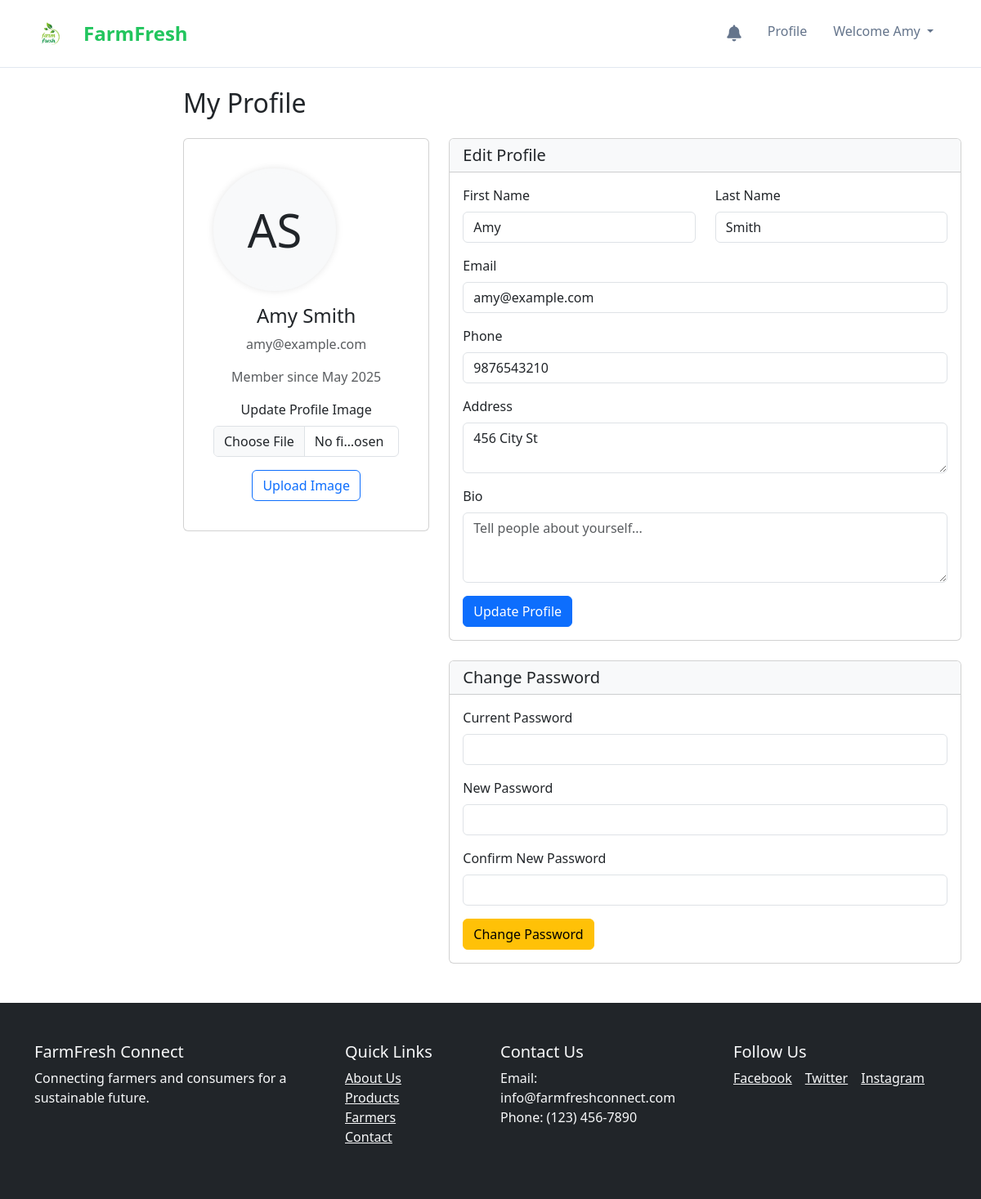
Screenshot of /consumer/profile.php (signed in) with the database file from the repository.
### tables this page shows
CREATE TABLE `users` (
  `user_id` int(11) NOT NULL,
  `username` varchar(100) DEFAULT NULL,
  `email` varchar(100) DEFAULT NULL,
  `password` varchar(100) DEFAULT NULL,
  `first_name` varchar(100) DEFAULT NULL,
  `last_name` varchar(100) DEFAULT NULL,
  `phone` varchar(20) DEFAULT NULL,
  `address` varchar(255) DEFAULT NULL,
  `city` varchar(100) DEFAULT NULL,
  `state` varchar(100) DEFAULT NULL,
  `zipcode` varchar(20) DEFAULT NULL,
  `role` enum('farmer','consumer','admin') NOT NULL,
  `created_at` datetime DEFAULT current_timestamp(),
  `updated_at` datetime DEFAULT current_timestamp() ON UPDATE current_timestamp(),
  `profile_image` varchar(255) DEFAULT NULL,
  `is_active` tinyint(1) DEFAULT 1,
  `bio` text DEFAULT NULL
);

### consumer/profile.php (the view, shortened to what this page needs)
<?php
include '../config/db.php';
$farmer_id = $_SESSION['user_id'];
$profile_query = "SELECT * FROM users WHERE user_id = $farmer_id";
$profile_result = mysqli_query($dbconn, $profile_query);
$profile = mysqli_fetch_assoc($profile_result);
?>
<!DOCTYPE html>
<html lang="en">
<head>
    <link href="https://cdn.jsdelivr.net/npm/bootstrap@5.3.3/dist/css/bootstrap.min.css" rel="stylesheet">
    <link rel="stylesheet" href="https://cdnjs.cloudflare.com/ajax/libs/font-awesome/6.0.0/css/all.min.css">
    <link rel="stylesheet" href="../assets/css/style.css">
</head>
<body>
    <?php include '../includes/navbar.php'; ?>
    <div class="container-fluid">
        <div class="row">
            <div class="col-md-10 ms-auto content-wrapper p-4">
                <h2 class="mb-4">My Profile</h2>
                <div class="row">
                    <div class="col-md-4 mb-4">
                        <div class="card profile-header text-center mb-4">
                            <div class="card-body">
                                <div class="mb-3">
                                    <?php if(!empty($profile['profile_image'])): ?>
                                        <img src="../uploads/profiles/<?php echo $profile['profile_image']; ?>" alt="Profile Image" class="profile-image">
                                    <?php else: ?>
                                        <div class="profile-image d-flex align-items-center justify-content-center bg-light">
                                            <span class="display-4"><?php echo strtoupper(substr($profile['first_name'], 0, 1) . substr($profile['last_name'], 0, 1)); ?></span>
                                        </div>
                                    <?php endif; ?>
                                </div>
                                <h4><?php echo htmlspecialchars($profile['first_name'] . ' ' . $profile['last_name']); ?></h4>
                                <p class="text-muted"><?php echo htmlspecialchars($profile['email']); ?></p>
                                <p class="text-muted">Member since <?php echo date('F Y', strtotime($profile['created_at'])); ?></p>
                                <form action="" method="POST" enctype="multipart/form-data" class="mt-3">
                                    <div class="mb-3">
                                        <label for="profile_image" class="form-label">Update Profile Image</label>
                                        <input type="file" class="form-control" id="profile_image" name="profile_image" required>
                                    </div>
                                    <button type="submit" class="btn btn-outline-primary">Upload Image</button>
                                </form>
                            </div>
                        </div>
                    </div>
                    <div class="col-md-8 mb-4">
                        <div class="card mb-4">
                            <div class="card-header bg-light">
                                <h5 class="mb-0">Edit Profile</h5>
                            </div>
                            <div class="card-body">
                                <form action="" method="POST">
                                    <div class="row mb-3">
                                        <div class="col-md-6">
                                            <label for="first_name" class="form-label">First Name</label>
                                            <input type="text" class="form-control" id="first_name" name="first_name" value="<?php echo htmlspecialchars($profile['first_name']); ?>" required>
                                        </div>
                                        <div class="col-md-6">
                                            <label for="last_name" class="form-label">Last Name</label>
                                            <input type="text" class="form-control" id="last_name" name="last_name" value="<?php echo htmlspecialchars($profile['last_name']); ?>" required>
                                        </div>
                                    </div>
                                    <div class="mb-3">
                                        <label for="email" class="form-label">Email</label>
                                        <input type="email" class="form-control" id="email" name="email" value="<?php echo htmlspecialchars($profile['email']); ?>" required>
                                    </div>
                                    <div class="mb-3">
                                        <label for="phone" class="form-label">Phone</label>
                                        <input type="text" class="form-control" id="phone" name="phone" value="<?php echo htmlspecialchars($profile['phone']); ?>">
                                    </div>
                                    <div class="mb-3">
                                        <label for="address" class="form-label">Address</label>
                                        <textarea class="form-control" id="address" name="address" rows="2"><?php echo htmlspecialchars($profile['address']); ?></textarea>
                                    </div>
                                    <div class="mb-3">
                                        <label for="bio" class="form-label">Bio</label>
                                        <textarea class="form-control" id="bio" name="bio" rows="3" placeholder="Tell people about yourself..."><?php echo htmlspecialchars($profile['bio']); ?></textarea>
                                    </div>
                                    <button type="submit" name="update_profile" class="btn btn-primary">Update Profile</button>
                                </form>
                            </div>
                        </div>
                        <div class="card">
                            <div class="card-header bg-light">
                                <h5 class="mb-0">Change Password</h5>
                            </div>
                            <div class="card-body">
                                <form action="" method="POST">
                                    <div class="mb-3">
                                        <label for="current_password" class="form-label">Current Password</label>
                                        <input type="password" class="form-control" id="current_password" name="current_password" required>
                                    </div>
                                    <div class="mb-3">
                                        <label for="new_password" class="form-label">New Password</label>
                                        <input type="password" class="form-control" id="new_password" name="new_password" required>
                                    </div>
                                    <div class="mb-3">
                                        <label for="confirm_password" class="form-label">Confirm New Password</label>
                                        <input type="password" class="form-control" id="confirm_password" name="confirm_password" required>
                                    </div>
                                    <button type="submit" name="change_password" class="btn btn-warning">Change Password</button>
                                </form>
                            </div>
                        </div>
                    </div>
                </div>
            </div>
        </div>
    </div>
    <?php include '../includes/footer.php'; ?>
</body>
</html>

### assets/css/style.css (style rules this page uses)
body { font-family: 'Open Sans', sans-serif; }
body { font-family: 'Segoe UI', Tahoma, Geneva, Verdana, sans-serif; padding-top: 70px; color: #333; }

### consumer/profile.php (style rules this page uses)
.content-wrapper { min-height: calc(100vh - 56px); }
.profile-image { width: 150px; height: 150px; object-fit: cover; border-radius: 50%; border: 5px solid #f8f9fa; box-shadow: 0 0 10px rgba(0,0,0,0.1); }
.profile-header { background-color: #f8f9fa; border-radius: 10px; padding: 20px; margin-bottom: 20px; }

### includes/navbar.php (style rules this page uses)
body, html { margin: 0; padding: 0; overflow-x: hidden; }

### rows the page displays
users: first_name+last_name "AS", first_name+last_name "Amy Smith", email "amy@example.com", created_at "May 2025", first_name "Amy", last_name "Smith", phone "9876543210", address "456 City St"

### other values shown
$_SESSION['first_name'] "Amy"
